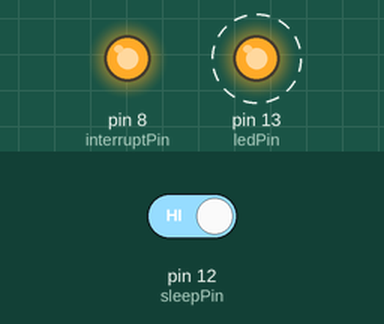
This sketch was run on a simulated Arduino Uno, built with avr-gcc and run on an emulated ATmega328P. On the bench: output pins drawn as LEDs (lit = HIGH). Dashed ring = blinking. Inputs (shaded band) come from the test bench; at power-on: pin 12 (sleepPin) HIGH. Sleep ends after the set time or at an interrupt.

Above: at 6.8 s.
6.9 s: pin 12 (sleepPin) driven LOW
At 7.4 s:
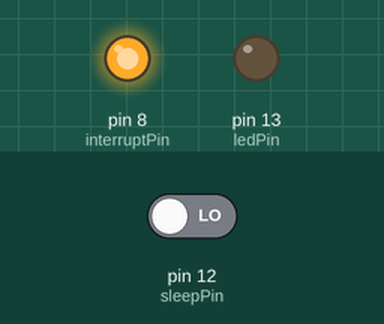
At 10.8 s:
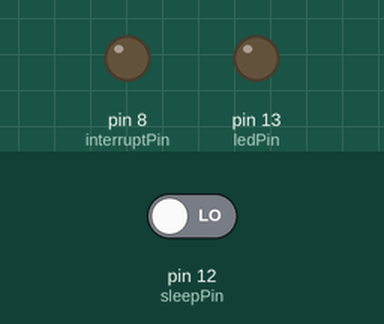
13.3 s: pin 12 (sleepPin) driven HIGH
At 14.8 s:
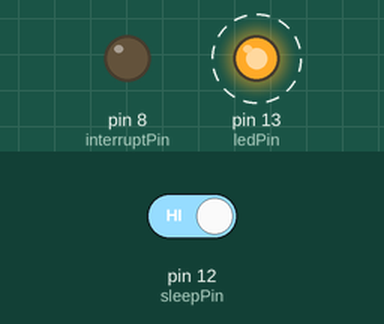
Timing chart, 0 to 22.8 s (numbered marks = the images above; inputs shaded):
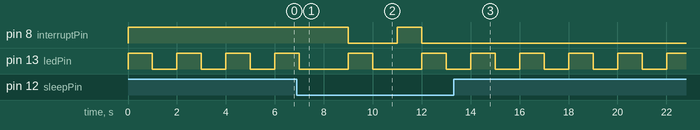

Measured:
- after the input at 6.9 s, pin 8 (interruptPin): HIGH → LOW after 2.1 s, → HIGH 2.0 s later, → LOW 1.0 s later; pin 13 (ledPin): alternates HIGH for 1.0 s and LOW for 2.0 s, starting after 2.1 s
- after the input at 13.3 s, pin 8 (interruptPin): stops changing and stays LOW; pin 13 (ledPin): alternates HIGH for 1.0 s and LOW for 1.0 s, starting after 0.70 s
- by itself, pin 13 (ledPin): alternates HIGH for 1.0 s and LOW for 1.0 s

The sketch:

sleep.ino
```cpp
#include <avr/interrupt.h>
#include <avr/sleep.h>

/* Sleep Demo
 * ------------
 * Example code to demonstrate the sleep functions in a Arduino.
 *
 * use a pull up resistor on pin 2 and 12 to 5V.
 * attach a led with resistor to gnd on pin 10.
 * ground pin 12 momentary to put the Arduino to sleep
 * and ground pin 2 momentary to wake it up again.
 *
 * When awake, the arduino will run the led_blink code
 * from the example sketchbook, Created 1 June 2005
 * by DojoDave <http://www.0j0.org>
 * http://arduino.berlios.de
 * who based it on an orginal by H. Barragan for the Wiring i/o board
 *
 * Hacked together by MacSimski 30-12-2006.
 */

int ledPin = 13;            // LED connected to digital pin 13
int sleepPin = 12;          // active LOW, ground this pin momentary to sleep
int interruptPin = 8;      // LED to show the action of a interrupt
int wakePin = 2;            // active LOW, ground this pin momentary to wake up
int sleepStatus = 0;        // variable to store a request for sleep

void setup()
{
  pinMode(ledPin, OUTPUT);         // sets the digital pin as output
  pinMode(interruptPin, OUTPUT);   //
  pinMode(sleepPin, INPUT);        // sets the digital pin as input
  pinMode(wakePin, INPUT);

  /* Now is time to enable a interrupt. In the function call
   * attachInterrupt(A, B, C)
   * A   can be either 0 or 1 for interrupts on pin 2 or 3.
   *
   * B   Name of a function you want to execute while in interrupt A.
   *
   * C   Trigger mode of the interrupt pin. can be:
   *             LOW        a low level trigger
   *             CHANGE     a change in level trigger
   *             RISING     a rising edge of a level trigger
   *             FALLING    a falling edge of a level trigger
   *
   * In all but the IDLE sleep modes only LOW can be used.
   */

  attachInterrupt(0, wakeUpNow, LOW); // use interrupt 0 (pin 2) and run function
                                      // wakeUpNow when pin 2 gets LOW
}


void sleepNow()         // here we put the arduino to sleep
{
    /* Now is the time to set the sleep mode. In the Atmega8 datasheet
     * http://www.atmel.com/dyn/resources/prod_documents/doc2486.pdf on page 35
     * there is a list of sleep modes which explains which clocks and
     * wake up sources are available in which sleep modus.
     *
     * In the avr/sleep.h file, the call names of these sleep modus are to be found:
     *
     * The 5 different modes are:
     *     SLEEP_MODE_IDLE         -the least power savings
     *     SLEEP_MODE_ADC
     *     SLEEP_MODE_PWR_SAVE
     *     SLEEP_MODE_STANDBY
     *     SLEEP_MODE_PWR_DOWN     -the most power savings
     *
     * For now, we want as much power savings as possible,
     * so we choose the according sleep modus: SLEEP_MODE_PWR_DOWN
     *
     */
    set_sleep_mode(SLEEP_MODE_PWR_DOWN);   // sleep mode is set here

    sleep_enable();              // enables the sleep bit in the mcucr register
                                 // so sleep is possible. just a safety pin

    /* Now is time to enable a interrupt. we do it here so an
     * accidentally pushed interrupt button doesn't interrupt
     * our running program. if you want to be able to run
     * interrupt code besides the sleep function, place it in
     * setup() for example.
     *
     * In the function call attachInterrupt(A, B, C)
     * A   can be either 0 or 1 for interrupts on pin 2 or 3.
     *
     * B   Name of a function you want to execute at interrupt for A.
     *
     * C   Trigger mode of the interrupt pin. can be:
     *             LOW        a low level triggers
     *             CHANGE     a change in level triggers
     *             RISING     a rising edge of a level triggers
     *             FALLING    a falling edge of a level triggers
     *
     * In all but the IDLE sleep modes only LOW can be used.
     */

    attachInterrupt(0,wakeUpNow, LOW); // use interrupt 0 (pin 2) and run function
                                       // wakeUpNow when pin 2 gets LOW

    sleep_mode();                // here the device is actually put to sleep!!
                                 //

    sleep_disable();             // first thing after waking from sleep:
                                 // disable sleep...
    detachInterrupt(0);          // disables interrupt 0 on pin 2 so the
                                 // wakeUpNow code will not be executed
                                 // during normal running time.
    delay(1000);                 // wat 2 sec. so humans can notice the
                                 // interrupt.
                                 // LED to show the interrupt is handled
    digitalWrite (interruptPin, LOW);      // turn off the interrupt LED

}


void wakeUpNow()        // here the interrupt is handled after wakeup
{
  //execute code here after wake-up before returning to the loop() function
  // timers and code using timers (serial.print and more...) will not work here.
  digitalWrite(interruptPin, HIGH);
}


void loop()
{
  digitalWrite(ledPin, HIGH);            // sets the LED on
  delay(1000);                           // waits for a second
  digitalWrite(ledPin, LOW);             // sets the LED off
  delay(1000);                           // waits for a second
  sleepStatus = digitalRead(sleepPin);   // read sleep pin here. only active
                                         //when blink led is off.
  if (sleepStatus == LOW) {            // start to put the device in sleep
      sleepNow();                      // sleep function called here
      }
}
```
